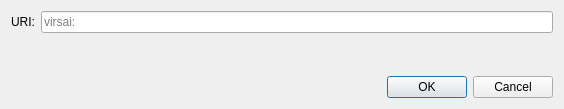
<?xml version="1.0" encoding="UTF-8"?>
<ui version="4.0">
 <class>OpenURIDialog</class>
 <widget class="QDialog" name="OpenURIDialog">
  <property name="geometry">
   <rect>
    <x>0</x>
    <y>0</y>
    <width>564</width>
    <height>109</height>
   </rect>
  </property>
  <property name="windowTitle">
   <string>Open URI</string>
  </property>
  <layout class="QVBoxLayout" name="verticalLayout">
   <item>
    <layout class="QHBoxLayout" name="horizontalLayout">
     <item>
      <widget class="QLabel" name="label">
       <property name="text">
        <string>URI:</string>
       </property>
      </widget>
     </item>
     <item>
      <widget class="QValidatedLineEdit" name="uriEdit">
       <property name="placeholderText">
        <string notr="true">virsai:</string>
       </property>
      </widget>
     </item>
    </layout>
   </item>
   <item>
    <spacer name="verticalSpacer">
     <property name="orientation">
      <enum>Qt::Vertical</enum>
     </property>
     <property name="sizeHint" stdset="0">
      <size>
       <width>20</width>
       <height>40</height>
      </size>
     </property>
    </spacer>
   </item>
   <item>
    <widget class="QDialogButtonBox" name="buttonBox">
     <property name="orientation">
      <enum>Qt::Horizontal</enum>
     </property>
     <property name="standardButtons">
      <set>QDialogButtonBox::Cancel|QDialogButtonBox::Ok</set>
     </property>
    </widget>
   </item>
  </layout>
 </widget>
 <customwidgets>
  <customwidget>
   <class>QValidatedLineEdit</class>
   <extends>QLineEdit</extends>
   <header>qt/qvalidatedlineedit.h</header>
  </customwidget>
 </customwidgets>
 <resources/>
 <connections>
  <connection>
   <sender>buttonBox</sender>
   <signal>accepted()</signal>
   <receiver>OpenURIDialog</receiver>
   <slot>accept()</slot>
   <hints>
    <hint type="sourcelabel">
     <x>248</x>
     <y>254</y>
    </hint>
    <hint type="destinationlabel">
     <x>157</x>
     <y>274</y>
    </hint>
   </hints>
  </connection>
  <connection>
   <sender>buttonBox</sender>
   <signal>rejected()</signal>
   <receiver>OpenURIDialog</receiver>
   <slot>reject()</slot>
   <hints>
    <hint type="sourcelabel">
     <x>316</x>
     <y>260</y>
    </hint>
    <hint type="destinationlabel">
     <x>286</x>
     <y>274</y>
    </hint>
   </hints>
  </connection>
 </connections>
</ui>
